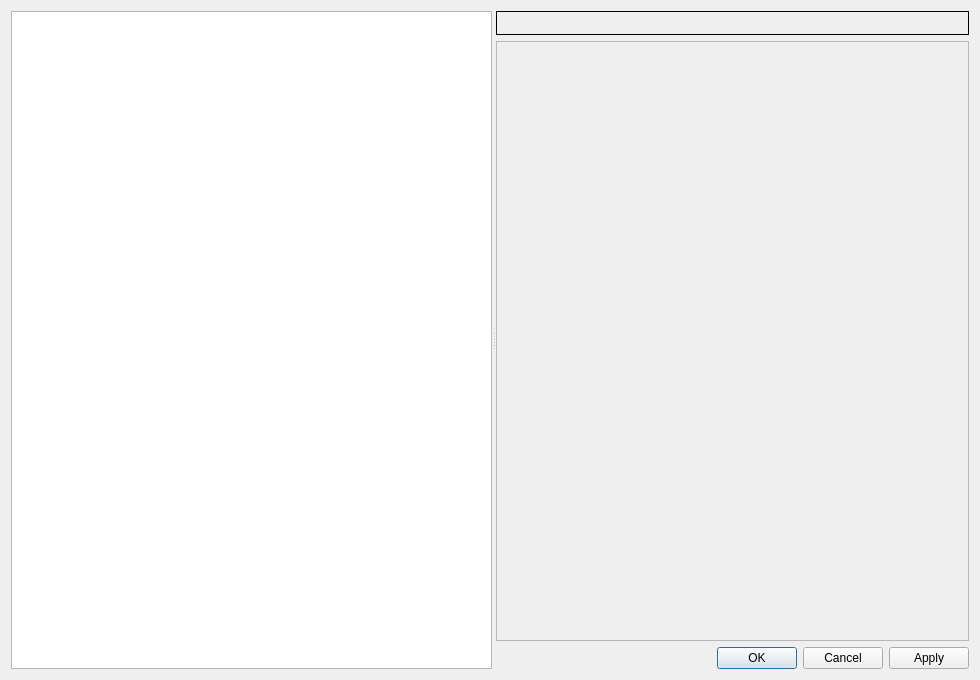
<?xml version="1.0" encoding="UTF-8"?>
<ui version="4.0">
 <class>PreferencesDialog</class>
 <widget class="QDialog" name="PreferencesDialog">
  <property name="geometry">
   <rect>
    <x>0</x>
    <y>0</y>
    <width>980</width>
    <height>680</height>
   </rect>
  </property>
  <property name="windowTitle">
   <string>配置</string>
  </property>
  <property name="modal">
   <bool>true</bool>
  </property>
  <layout class="QHBoxLayout" name="horizontalLayout">
   <item>
    <widget class="QSplitter" name="splitter">
     <property name="orientation">
      <enum>Qt::Horizontal</enum>
     </property>
     <widget class="QTreeWidget" name="uiTreeWidget">
      <property name="sizePolicy">
       <sizepolicy hsizetype="MinimumExpanding" vsizetype="Expanding">
        <horstretch>0</horstretch>
        <verstretch>0</verstretch>
       </sizepolicy>
      </property>
      <property name="font">
       <font>
        <pointsize>11</pointsize>
        <weight>75</weight>
        <bold>true</bold>
       </font>
      </property>
      <property name="indentation">
       <number>10</number>
      </property>
      <attribute name="headerVisible">
       <bool>false</bool>
      </attribute>
      <column>
       <property name="text">
        <string notr="true">1</string>
       </property>
      </column>
     </widget>
     <widget class="QWidget" name="layoutWidget">
      <layout class="QVBoxLayout" name="vbox">
       <item>
        <widget class="QLabel" name="uiTitleLabel">
         <property name="sizePolicy">
          <sizepolicy hsizetype="Preferred" vsizetype="Maximum">
           <horstretch>1</horstretch>
           <verstretch>0</verstretch>
          </sizepolicy>
         </property>
         <property name="font">
          <font>
           <pointsize>14</pointsize>
           <weight>75</weight>
           <bold>true</bold>
           <underline>false</underline>
          </font>
         </property>
         <property name="frameShape">
          <enum>QFrame::Box</enum>
         </property>
        </widget>
       </item>
       <item>
        <widget class="QScrollArea" name="scrollArea">
         <property name="widgetResizable">
          <bool>true</bool>
         </property>
         <widget class="QWidget" name="scrollAreaWidgetContents_2">
          <property name="geometry">
           <rect>
            <x>0</x>
            <y>0</y>
            <width>458</width>
            <height>599</height>
           </rect>
          </property>
          <layout class="QVBoxLayout" name="verticalLayout">
           <item>
            <widget class="QStackedWidget" name="uiStackedWidget">
             <property name="sizePolicy">
              <sizepolicy hsizetype="Expanding" vsizetype="MinimumExpanding">
               <horstretch>1</horstretch>
               <verstretch>1</verstretch>
              </sizepolicy>
             </property>
             <widget class="QWidget" name="uiPageWidget"/>
            </widget>
           </item>
          </layout>
         </widget>
        </widget>
       </item>
       <item>
        <widget class="QDialogButtonBox" name="uiButtonBox">
         <property name="orientation">
          <enum>Qt::Horizontal</enum>
         </property>
         <property name="standardButtons">
          <set>QDialogButtonBox::Apply|QDialogButtonBox::Cancel|QDialogButtonBox::Ok</set>
         </property>
         <property name="centerButtons">
          <bool>false</bool>
         </property>
        </widget>
       </item>
      </layout>
     </widget>
    </widget>
   </item>
  </layout>
 </widget>
 <resources>
  <include location="../../resources/resources.qrc"/>
 </resources>
 <connections>
  <connection>
   <sender>uiButtonBox</sender>
   <signal>accepted()</signal>
   <receiver>PreferencesDialog</receiver>
   <slot>accept()</slot>
   <hints>
    <hint type="sourcelabel">
     <x>540</x>
     <y>571</y>
    </hint>
    <hint type="destinationlabel">
     <x>449</x>
     <y>299</y>
    </hint>
   </hints>
  </connection>
  <connection>
   <sender>uiButtonBox</sender>
   <signal>rejected()</signal>
   <receiver>PreferencesDialog</receiver>
   <slot>reject()</slot>
   <hints>
    <hint type="sourcelabel">
     <x>540</x>
     <y>571</y>
    </hint>
    <hint type="destinationlabel">
     <x>449</x>
     <y>299</y>
    </hint>
   </hints>
  </connection>
 </connections>
</ui>
